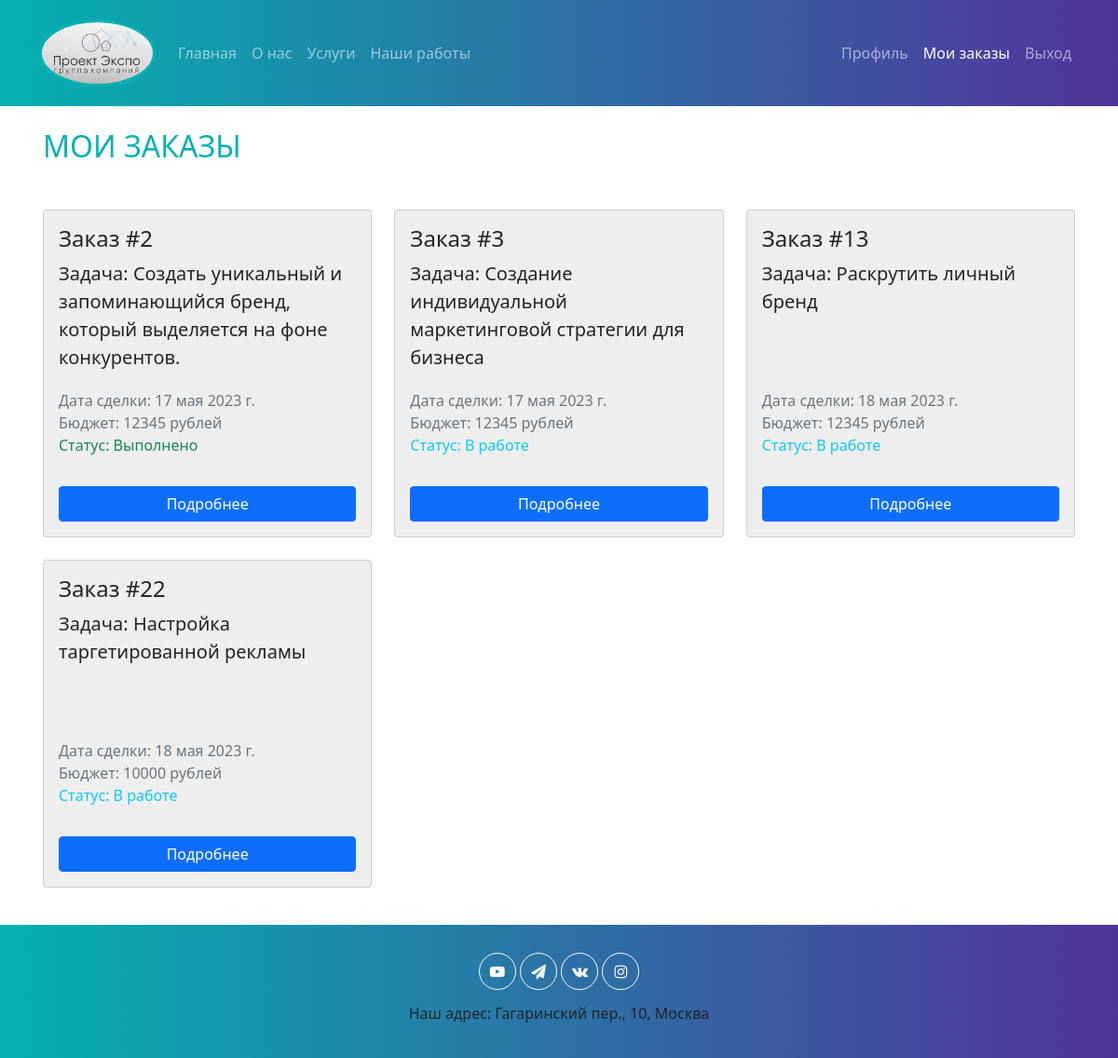
The app's page /my_orders/ (signed in) with its own data.
### marketing_site/models.py (models this page shows, shortened)
class Order(models.Model):
    name = models.CharField(max_length=100, verbose_name="ФИО")
    phone = models.CharField(max_length=20, verbose_name="Номер телефона")
    email = models.CharField(max_length=100, verbose_name="Email")
    budget = models.CharField(max_length=100, verbose_name="Бюджет")
    task = models.TextField(verbose_name="Задача")
    date = models.DateField(auto_now_add=True)
    status = models.CharField(max_length=20, verbose_name="Статус заказа", default="В обработке", choices=[('В обработке', 'В обработке'), ('В работе', 'В работе'), ('Выполнено', 'Выполнено'),])
    class Meta:
        verbose_name = "Заказ"
        verbose_name_plural = "Заказы"

### marketing_site/views.py (the view)
# urls.py: path('my_orders/', my_orders, name='my_orders'),
@login_required
def my_orders(request):
    context = {
        'title': 'Ваши заказы',
        'orders': Order.objects.filter(email=request.user.email),
        'address': address
    }
    return render(request, "marketing_site/my_orders.html", context)

### marketing_site/templates/marketing_site/my_orders.html (shortened to what this page needs)
{% extends 'marketing_site/base.html' %}
{% load crispy_forms_tags %}
{% block content %}
<div class="content">
    <div class="container mt-5 p-3">
        <h2 class="text-uppercase color1 mb-5" style="margin-top: -40px;">Мои заказы</h2>
        {% if orders %}
            <div class="row d-flex">
                {% for order in orders %}
                    <div class="col-lg-4 col-md-6 col-sm-12 mb-4">
                        <div class="card" style="background-color: #eee;">
                            <div class="card-body d-flex flex-column justify-content-between" style="height: 350px;">
                                <h4 class="card-title mb-2">Заказ #{{ order.pk }}</h4>
                                <p class="card-text card-text-wrapper blockquote">Задача: {{ order.task }}</p>
                                <p class="text-muted mt-auto me-auto">
                                    Дата сделки: {{ order.date }}<br>
                                    Бюджет: {{ order.budget }} рублей<br>
                                    <span class="{% if order.status == 'Выполнено' %} text-success {% else %} text-info {% endif %} text-center me-auto">
                                        Статус: {{ order.status }}</span>
                                </p>
                                <button type="button" class="btn btn-primary mt-3" data-bs-toggle="modal" data-bs-target="#modal{{ forloop.counter }}">Подробнее</button>
                            </div>
                        </div>
                    </div>
                {% endfor %}
            </div>
        {% else %}
            <h2>У вас пока нет заказов</h2>
        {% endif %}
    </div>
</div>
{% endblock %}

### marketing_site/static/marketing_site/css/style.css (style rules this page uses)
:root { --color1: #05b1b1; --color2: #52339a; }
.content { min-height: calc(100vh - 200px); }
.color1 { color: var(--color1); }
.card-body { height: 300px; }
.card { display: flex; flex-direction: column; justify-content: space-between; }
.card-text-wrapper { max-height: 125px; overflow: hidden; }

### records on screen
Order: pk "2", task "Создать уникальный и запоминающийся бренд, который выделяется на фоне конкурентов.", date "17 мая 2023 г.", budget "12345", status "Выполнено"
Order: pk "3", task "Создание индивидуальной маркетинговой стратегии для бизнеса", date "17 мая 2023 г.", budget "12345", status "В работе"
Order: pk "13", task "Раскрутить личный бренд", date "18 мая 2023 г.", budget "12345", status "В работе"
Order: pk "22", task "Настройка таргетированной рекламы", date "18 мая 2023 г.", budget "10000", status "В работе"

### other values on screen
{{ address }} "Гагаринский пер., 10, Москва"
